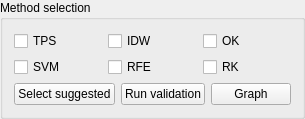
            <widget class="QGroupBox" name="groupFrameworkMethodSelection">
             <property name="title">
              <string>Method selection</string>
             </property>
             <layout class="QVBoxLayout" name="verticalLayout_frameworkMethodSelection">
              <item>
               <layout class="QGridLayout" name="gridLayout_frameworkMethodSelection">
                <item row="0" column="0">
                 <widget class="QCheckBox" name="chkFrameworkTPS">
                  <property name="text">
                   <string>TPS</string>
                  </property>
                 </widget>
                </item>
                <item row="0" column="1">
                 <widget class="QCheckBox" name="chkFrameworkIDW">
                  <property name="text">
                   <string>IDW</string>
                  </property>
                 </widget>
                </item>
                <item row="0" column="2">
                 <widget class="QCheckBox" name="chkFrameworkOK">
                  <property name="text">
                   <string>OK</string>
                  </property>
                 </widget>
                </item>
                <item row="1" column="0">
                 <widget class="QCheckBox" name="chkFrameworkSVM">
                  <property name="text">
                   <string>SVM</string>
                  </property>
                 </widget>
                </item>
                <item row="1" column="1">
                 <widget class="QCheckBox" name="chkFrameworkRFE">
                  <property name="text">
                   <string>RFE</string>
                  </property>
                 </widget>
                </item>
                <item row="1" column="2">
                 <widget class="QCheckBox" name="chkFrameworkRK">
                  <property name="text">
                   <string>RK</string>
                  </property>
                 </widget>
                </item>
               </layout>
              </item>
              <item>
               <layout class="QHBoxLayout" name="horizontalLayout_frameworkValidationButtonsTop">
                <item>
                 <widget class="QPushButton" name="btnFrameworkSelectSuggested">
                  <property name="text">
                   <string>Select suggested</string>
                  </property>
                 </widget>
                </item>
                <item>
                 <widget class="QPushButton" name="btnFrameworkRunValidation">
                  <property name="text">
                   <string>Run validation</string>
                  </property>
                 </widget>
                </item>
                <item>
                 <widget class="QPushButton" name="btnFrameworkGraph">
                  <property name="text">
                   <string>Graph</string>
                  </property>
                 </widget>
                </item>
               </layout>
              </item>
             </layout>
            </widget>
